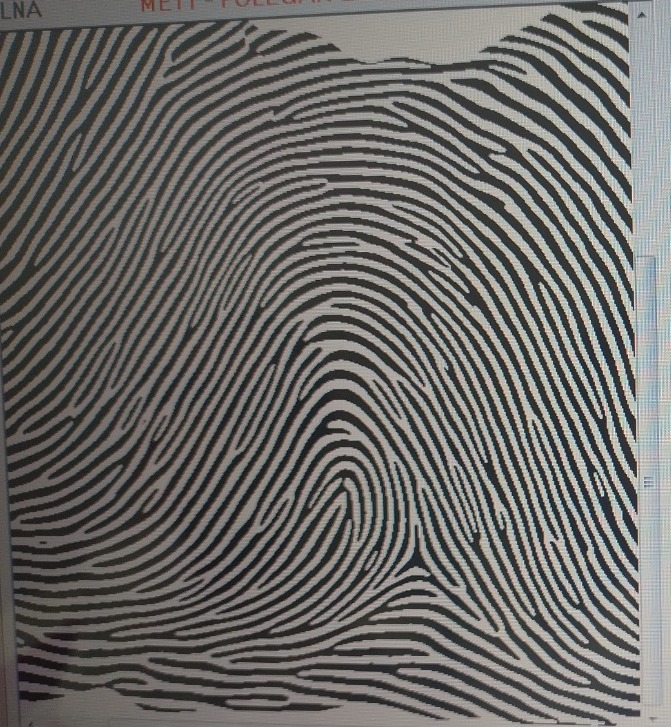
#> input picture assets/images/fingerprint.jpeg, 671 x 727 px
$ python novo-delta.py   (older library calls are emulated)
#> lines starting #> are read from the running program, lines starting #| are printed output that depends on the picture; after the words box and inside, x2 and y2 are one past the last pixel; in counts of white or black regions, pixels touching at a corner belong together
import cv2
import numpy as np
from scipy import ndimage
import matplotlib.pyplot as plt

class SimpleFingerprintDetector:
    def __init__(self, image_path):
        """Inicializa o detector com a imagem da impressão digital."""
#> called with image_path = 'assets/images/fingerprint.jpeg'
        self.image = cv2.imread(image_path, cv2.IMREAD_GRAYSCALE)
        if self.image is None:
            raise ValueError("Não foi possível carregar a imagem")

        self.height, self.width = self.image.shape
        print(f"Imagem carregada: {self.width}x{self.height}")
#| Imagem carregada: 671x727

    def compute_gradients(self):
        """Calcula os gradientes da imagem usando Sobel."""
        self.gx = cv2.Sobel(self.image, cv2.CV_64F, 1, 0, ksize=3)
        self.gy = cv2.Sobel(self.image, cv2.CV_64F, 0, 1, ksize=3)
        print("✓ Gradientes calculados")

    def compute_orientation_field(self, block_size=16):
        """
        Calcula o campo de orientação das cristas.
        Retorna: orientation (matriz com ângulos), coherence (confiabilidade)
        """
        h, w = self.image.shape
        blocks_h = h // block_size
        blocks_w = w // block_size

        orientation = np.zeros((blocks_h, blocks_w))
        coherence = np.zeros((blocks_h, blocks_w))

        for i in range(blocks_h):
            for j in range(blocks_w):
                # Região do bloco
                y_start = i * block_size
                x_start = j * block_size
                y_end = y_start + block_size
                x_end = x_start + block_size

                # Gradientes no bloco
                gx_block = self.gx[y_start:y_end, x_start:x_end]
                gy_block = self.gy[y_start:y_end, x_start:x_end]

                # Tensor de estrutura
                Gxx = np.sum(gx_block * gx_block)
                Gyy = np.sum(gy_block * gy_block)
                Gxy = np.sum(gx_block * gy_block)

                # Orientação (ângulo dominante)
                orientation[i, j] = 0.5 * np.arctan2(2 * Gxy, Gxx - Gyy)

                # Coerência (confiabilidade da orientação)
                coherence[i, j] = np.sqrt((Gxx - Gyy)**2 + 4*Gxy**2) / (Gxx + Gyy + 1e-10)

        print(f"✓ Campo de orientação calculado ({blocks_h}x{blocks_w} blocos)")
        return orientation, coherence, block_size

    def smooth_orientation(self, orientation, sigma=1.5):
        """Suaviza o campo de orientação para reduzir ruído."""
        # Converte para componentes sin/cos para evitar problemas com ângulos
        sin_ori = np.sin(2 * orientation)
        cos_ori = np.cos(2 * orientation)

        # Suaviza separadamente
        sin_smooth = ndimage.gaussian_filter(sin_ori, sigma)
        cos_smooth = ndimage.gaussian_filter(cos_ori, sigma)

        # Reconverte para ângulo
        orientation_smooth = 0.5 * np.arctan2(sin_smooth, cos_smooth)

        print("✓ Orientação suavizada")
        return orientation_smooth

    def compute_poincare_index(self, orientation, coherence, min_coherence=0.5):
        """
        Calcula o Índice de Poincaré para detectar pontos singulares.

        Delta: índice ≈ -0.5 (triângulo)
        Core: índice ≈ +0.5 (círculo)
        """
        h, w = orientation.shape
        poincare = np.zeros((h, w))

        for i in range(1, h - 1):
            for j in range(1, w - 1):
                # Ignora regiões de baixa coerência
                if coherence[i, j] < min_coherence:
                    continue

                # 8 vizinhos ao redor (sentido horário)
                neighbors = [
                    orientation[i-1, j],      # Norte
                    orientation[i-1, j+1],    # Nordeste
                    orientation[i, j+1],      # Leste
                    orientation[i+1, j+1],    # Sudeste
                    orientation[i+1, j],      # Sul
                    orientation[i+1, j-1],    # Sudoeste
                    orientation[i, j-1],      # Oeste
                    orientation[i-1, j-1]     # Noroeste
                ]

                # Soma as diferenças angulares
                angle_sum = 0
                for k in range(8):
                    diff = neighbors[(k+1) % 8] - neighbors[k]

                    # Normaliza diferença para [-π/2, π/2]
                    while diff > np.pi/2:
                        diff -= np.pi
                    while diff < -np.pi/2:
                        diff += np.pi

                    angle_sum += diff

                # Índice de Poincaré
                poincare[i, j] = angle_sum / (2 * np.pi)

        print(f"✓ Índice de Poincaré calculado")
        return poincare

    def refine_position(self, poincare, i, j, search_type='delta', radius=2):
        """
        Refina a posição do ponto singular buscando o pico real na vizinhança.

        Args:
            poincare: Mapa do índice de Poincaré
            i, j: Posição inicial
            search_type: 'delta' ou 'core'
            radius: Raio de busca

        Returns:
            (refined_i, refined_j): Posição refinada
        """
        h, w = poincare.shape

        # Define região de busca
        i_min = max(0, i - radius)
        i_max = min(h, i + radius + 1)
        j_min = max(0, j - radius)
        j_max = min(w, j + radius + 1)

        region = poincare[i_min:i_max, j_min:j_max]

        if search_type == 'delta':
            # Para delta, busca o MÍNIMO (valor mais negativo)
            local_min_idx = np.unravel_index(np.argmin(region), region.shape)
            refined_i = i_min + local_min_idx[0]
            refined_j = j_min + local_min_idx[1]
        else:  # core
            # Para core, busca o MÁXIMO (valor mais positivo)
            local_max_idx = np.unravel_index(np.argmax(region), region.shape)
            refined_i = i_min + local_max_idx[0]
            refined_j = j_min + local_max_idx[1]

        return refined_i, refined_j

    def find_singular_points(self, poincare, coherence, block_size):
        """
        Identifica deltas e cores baseado no índice de Poincaré.

        Parâmetros MAIS RESTRITIVOS para evitar falsos positivos.
        """
        h, w = poincare.shape

        deltas = []
        cores = []

        # Parâmetros de detecção mais estritos
        DELTA_MIN, DELTA_MAX = -0.55, -0.45     # Range mais estreito para delta
        CORE_MIN, CORE_MAX = 0.45, 0.55         # Range mais estreito para core
        MIN_COHERENCE_DELTA = 0.65              # Coerência mínima para delta
        MIN_COHERENCE_CORE = 0.75               # Coerência ALTA para core (evita falsos positivos)
        MARGIN = 4                              # Margem maior das bordas
        LOCAL_THRESHOLD = 0.98                  # Deve ser 98% do máximo local

        for i in range(MARGIN, h - MARGIN):
            for j in range(MARGIN, w - MARGIN):
                pi_value = poincare[i, j]
                coh_value = coherence[i, j]

                # Detecta DELTA (índice negativo)
                if DELTA_MIN < pi_value < DELTA_MAX:
                    # Verifica coerência específica para delta
                    if coh_value < MIN_COHERENCE_DELTA:
                        continue

                    # Verifica se é máximo local FORTE (em valor absoluto)
                    local_region = np.abs(poincare[i-2:i+3, j-2:j+3])
                    if np.abs(pi_value) >= np.max(local_region) * LOCAL_THRESHOLD:
                        # Validação adicional: verifica coerência média na vizinhança
                        local_coherence = coherence[i-2:i+3, j-2:j+3]
                        avg_coherence = np.mean(local_coherence)

                        if avg_coherence >= 0.55:  # Região deve ter boa coerência geral
                            # Refina a posição do delta analisando o pico local
                            refined_i, refined_j = self.refine_position(
                                poincare, i, j, search_type='delta'
                            )

                            # Converte para coordenadas da imagem original
                            y = refined_i * block_size + block_size // 2
                            x = refined_j * block_size + block_size // 2
                            deltas.append({
                                'x': x, 'y': y,
                                'index': pi_value,
                                'coherence': coh_value,
                                'avg_coherence': avg_coherence
                            })

                # Detecta CORE (índice positivo) - FILTRO MUITO MAIS RIGOROSO
                elif CORE_MIN < pi_value < CORE_MAX:
                    # Coerência ALTA obrigatória para core
                    if coh_value < MIN_COHERENCE_CORE:
                        continue

                    # Verifica se é máximo local MUITO FORTE
                    local_region = poincare[i-2:i+3, j-2:j+3]
                    if pi_value >= np.max(local_region) * LOCAL_THRESHOLD:
                        # Validação RIGOROSA: coerência média ALTA na vizinhança
                        local_coherence = coherence[i-2:i+3, j-2:j+3]
                        avg_coherence = np.mean(local_coherence)

                        # Core precisa de coerência geral MUITO alta
                        if avg_coherence >= 0.70:
                            # Validação extra: verifica se há picos de coerência consistentes
                            high_coherence_count = np.sum(local_coherence > 0.65)

                            # Pelo menos 15 dos 25 blocos vizinhos devem ter alta coerência
                            if high_coherence_count >= 15:
                                # Refina a posição do core analisando o pico local
                                refined_i, refined_j = self.refine_position(
                                    poincare, i, j, search_type='core'
                                )

                                # Converte para coordenadas da imagem original
                                y = refined_i * block_size + block_size // 2
                                x = refined_j * block_size + block_size // 2
                                cores.append({
                                    'x': x, 'y': y,
                                    'index': pi_value,
                                    'coherence': coh_value,
                                    'avg_coherence': avg_coherence,
                                    'high_coh_count': high_coherence_count
                                })

        print(f"✓ Pontos encontrados: {len(deltas)} deltas, {len(cores)} cores")
        return deltas, cores

    def remove_duplicates(self, points, min_distance=50):
        """Remove pontos duplicados muito próximos."""
        if len(points) == 0:
            return []

        # Ordena por qualidade (índice * coerência)
        points_sorted = sorted(points,
                              key=lambda p: abs(p['index']) * p['coherence'],
                              reverse=True)

        filtered = []
        for point in points_sorted:
            is_duplicate = False
            for existing in filtered:
                dist = np.sqrt((point['x'] - existing['x'])**2 +
                              (point['y'] - existing['y'])**2)
                if dist < min_distance:
                    is_duplicate = True
                    break

            if not is_duplicate:
                filtered.append(point)

        return filtered

    def detect(self, block_size=16, min_coherence=0.5):
        """
        Executa a detecção completa de delta e core.
        """
        print("\n" + "="*60)
        print("INICIANDO DETECÇÃO DE PONTOS SINGULARES")
        print("="*60 + "\n")

        # 1. Calcula gradientes
        self.compute_gradients()
#> in compute_gradients, `self.gy = cv2.Sobel(self.image, cv2.CV_64F, 0, 1, ksize=3)`:
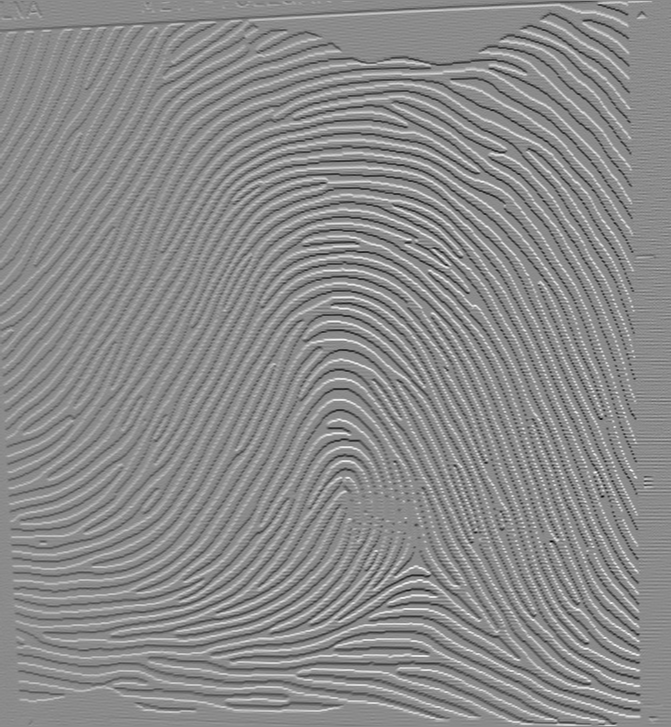
#> self.gy: shape (727, 671) float64; min -707, max 590, mean 0.1; drawn with min black and max white

        # 2. Campo de orientação
        orientation, coherence, bs = self.compute_orientation_field(block_size)
#> after the loop in compute_orientation_field, `for i in range(blocks_h):`:
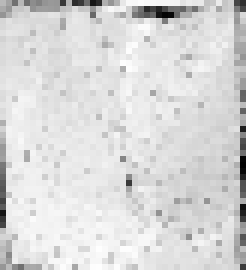
#> coherence: shape (45, 41) float64 (shown 6 times larger); min 0.00748, max 0.997, mean 0.852
#> after the loop in compute_orientation_field, `for i in range(blocks_h):`:
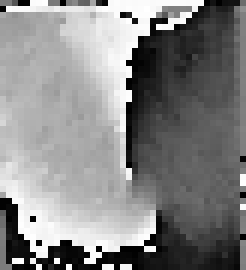
#> orientation: shape (45, 41) float64 (shown 6 times larger); min -1.57, max 1.57, mean 0.0691; drawn with min black and max white
#| ✓ Campo de orientação calculado (45x41 blocos)
#> bs = 16

        # 3. Suaviza orientação
        orientation = self.smooth_orientation(orientation)

        # 4. Índice de Poincaré
        poincare = self.compute_poincare_index(orientation, coherence, min_coherence)

        # 5. Encontra pontos singulares
        deltas, cores = self.find_singular_points(poincare, coherence, bs)
#> the loop in find_singular_points, `for i in range(MARGIN, h - MARGIN):` made 37 passes
#> after the loop in find_singular_points, `for i in range(MARGIN, h - MARGIN):`: cores = 3 items
#| ✓ Pontos encontrados: 3 deltas, 3 cores
#> deltas = 3 items; cores = 3 items

        # 6. Remove duplicatas
        deltas = self.remove_duplicates(deltas, min_distance=50)
#> the loop in remove_duplicates, `for point in points_sorted:` made 3 passes
#> after the loop in remove_duplicates, `for point in points_sorted:`: filtered = 1 item
#> deltas = 1 item
        cores = self.remove_duplicates(cores, min_distance=50)
#> the loop in remove_duplicates (call 2), `for point in points_sorted:` made 3 passes
#> cores = 1 item

        print("\n" + "="*60)
        print("RESULTADOS FINAIS")
        print("="*60)
        print(f"\n🔺 DELTAS: {len(deltas)}")
#| 🔺 DELTAS: 1
        for i, d in enumerate(deltas, 1):
            print(f"   Delta {i}: ({d['x']}, {d['y']}) | "
                  f"Índice: {d['index']:.3f} | "
                  f"Coerência: {d['coherence']:.3f} | "
                  f"Média Local: {d['avg_coherence']:.3f}")
#> this loop made 1 pass
#> i on pass 1: 1
#> (printed output is left out)

        print(f"\n🔵 CORES: {len(cores)}")
#| 🔵 CORES: 1
        for i, c in enumerate(cores, 1):
            print(f"   Core {i}: ({c['x']}, {c['y']}) | "
                  f"Índice: {c['index']:.3f} | "
                  f"Coerência: {c['coherence']:.3f} | "
                  f"Média Local: {c['avg_coherence']:.3f} | "
                  f"Blocos Alta Coh: {c['high_coh_count']}/25")
        print()

        return deltas, cores, orientation, coherence, poincare, bs

    def visualize(self, deltas, cores, orientation, coherence, poincare, block_size):
        """Visualiza os resultados da detecção."""
        fig, axes = plt.subplots(2, 2, figsize=(14, 14))

        # 1. Imagem original com detecções
        result = cv2.cvtColor(self.image, cv2.COLOR_GRAY2BGR)

        # Desenha linhas entre deltas e cores PRIMEIRO (para ficarem atrás)
        for delta in deltas:
            for core in cores:
                # Linha do centro do delta até o centro do core
                cv2.line(result, (delta['x'], delta['y']), (core['x'], core['y']),
                        (0, 255, 0), 2)  # Linha verde

        for delta in deltas:
            # Desenha triângulo vermelho SEMI-TRANSPARENTE para delta (tamanho reduzido)
            x, y = delta['x'], delta['y']
            pts = np.array([[x, y-20], [x-17, y+12], [x+17, y+12]], np.int32)

            # Cria uma camada temporária apenas para o preenchimento
            overlay = result.copy()
            cv2.fillPoly(overlay, [pts], (0, 0, 255))

            # Aplica transparência no preenchimento (alpha=0.4 = 40% opaco, 60% transparente)
            alpha = 0.4
            cv2.addWeighted(overlay, alpha, result, 1 - alpha, 0, result)

            # AGORA desenha a borda do triângulo OPACA por cima (100% visível)
            cv2.polylines(result, [pts], True, (0, 0, 255), 3)

        for core in cores:
            # Desenha círculo azul para core (tamanho reduzido)
            x, y = core['x'], core['y']
            cv2.circle(result, (x, y), 20, (255, 0, 0), 3)
            cv2.circle(result, (x, y), 4, (255, 0, 0), -1)

        axes[0, 0].imshow(cv2.cvtColor(result, cv2.COLOR_BGR2RGB))
        axes[0, 0].set_title('Detecção Final', fontsize=14, fontweight='bold')
        axes[0, 0].axis('off')

        # 2. Campo de orientação
        h, w = orientation.shape
        y, x = np.mgrid[0:h, 0:w]
        u = np.cos(orientation)
        v = np.sin(orientation)

        axes[0, 1].imshow(self.image, cmap='gray', alpha=0.6)
        axes[0, 1].quiver(x[::2, ::2], y[::2, ::2],
                         u[::2, ::2], v[::2, ::2],
                         color='red', scale=25, width=0.004)
        axes[0, 1].set_title('Campo de Orientação', fontsize=14, fontweight='bold')
        axes[0, 1].axis('off')

        # 3. Mapa de coerência
        im1 = axes[1, 0].imshow(coherence, cmap='jet')
        axes[1, 0].set_title('Coerência', fontsize=14, fontweight='bold')
        axes[1, 0].axis('off')
        plt.colorbar(im1, ax=axes[1, 0], fraction=0.046)

        # 4. Índice de Poincaré
        im2 = axes[1, 1].imshow(poincare, cmap='RdBu_r', vmin=-1, vmax=1)
        axes[1, 1].set_title('Índice de Poincaré', fontsize=14, fontweight='bold')
        axes[1, 1].axis('off')
        plt.colorbar(im2, ax=axes[1, 1], fraction=0.046)

        plt.tight_layout()
        return result, fig


if __name__ == "__main__":
    image_path = 'assets/images/fingerprint.jpeg'

    try:
        # Cria o detector
        detector = SimpleFingerprintDetector(image_path)

        # Executa a detecção
        deltas, cores, orientation, coherence, poincare, block_size = detector.detect(
            block_size=16,          # Tamanho dos blocos para análise
            min_coherence=0.5       # Coerência mínima para considerar
        )
#> deltas = 1 item; cores = 1 item; block_size = 16

        # Visualiza resultados
        result_img, fig = detector.visualize(deltas, cores, orientation,
                                            coherence, poincare, block_size)
#> the loop in visualize, `for delta in deltas:` made 1 pass
#> after the loop in visualize, `for delta in deltas:`:
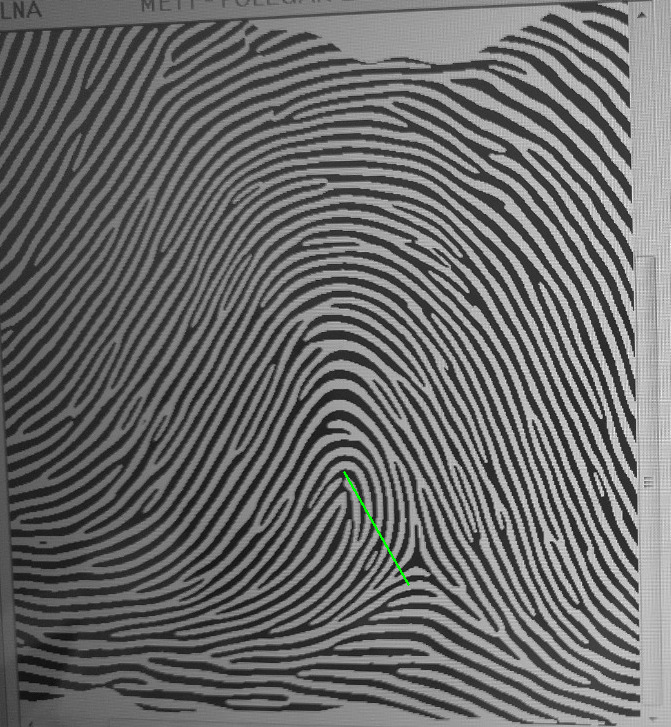
#> result: shape (727, 671, 3); mean B, G, R 105.9, 106, 105.9
#> the loop in visualize, `for delta in deltas:` made 1 pass
#> (x, y, pts, alpha) on pass 1: (408, 584, [[408, 564], [391, 596], [425, 596]], 0.4)
#> after the loop in visualize, `for delta in deltas:`:
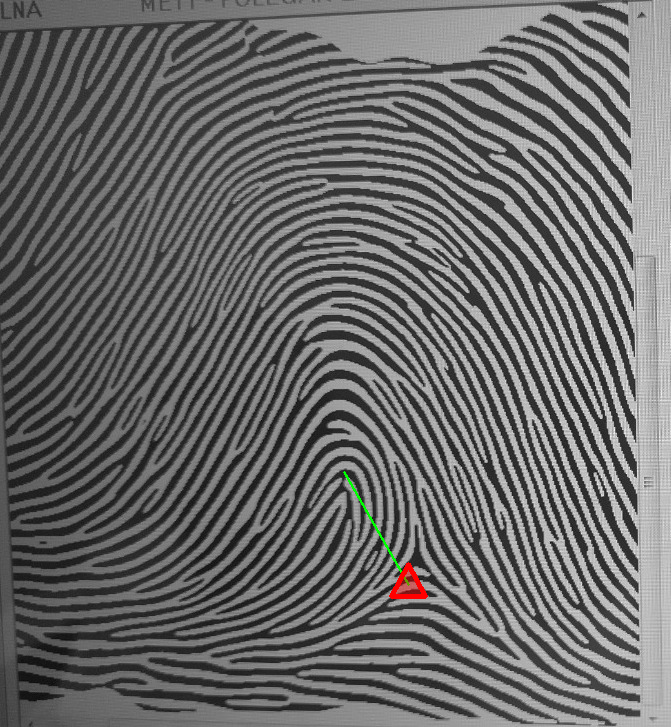
#> result: shape (727, 671, 3); 0.17% of pixels changed, all inside (x1, y1, x2, y2) = (389, 562, 428, 599)
#> the loop in visualize, `for core in cores:` made 1 pass
#> (x, y) on pass 1: (344, 472)
#> after the loop in visualize, `for core in cores:`:
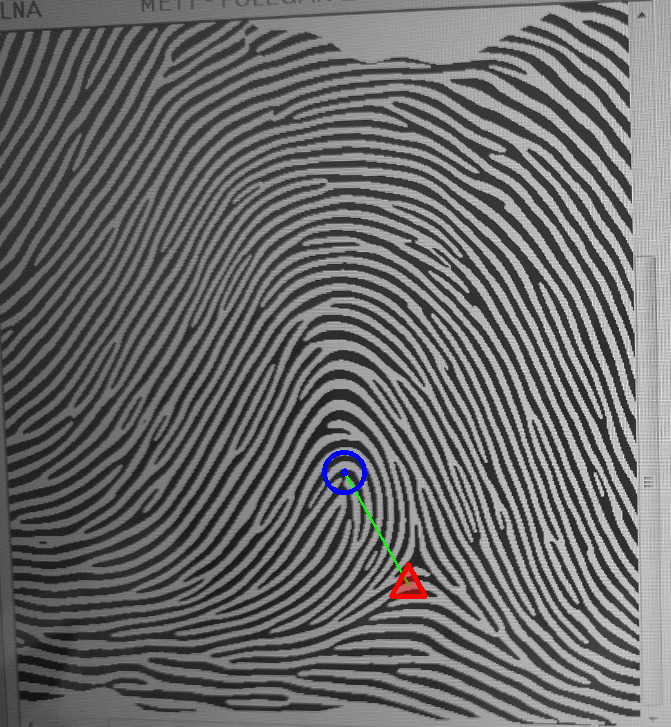
#> result: shape (727, 671, 3); 0.14% of pixels changed, all inside (x1, y1, x2, y2) = (322, 450, 367, 495)

        # Salva resultado
        cv2.imwrite('resultadobemfiltrado.png', result_img)
        print("✓ Resultado salvo em 'resultadobemfiltrado.png'\n")

        plt.show()
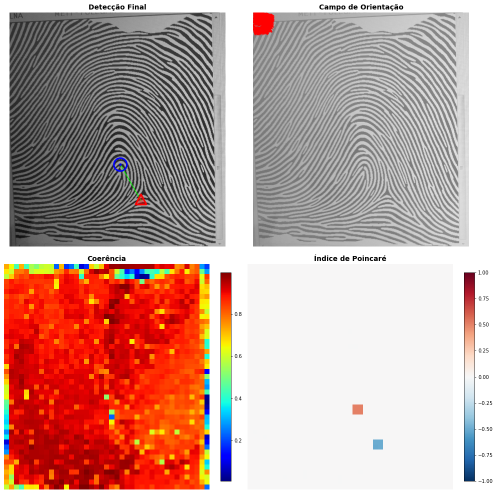
#> figure drawn by matplotlib, 6 panels

    except Exception as e:
        print(f"\n❌ ERRO: {e}")
        import traceback
        traceback.print_exc()
